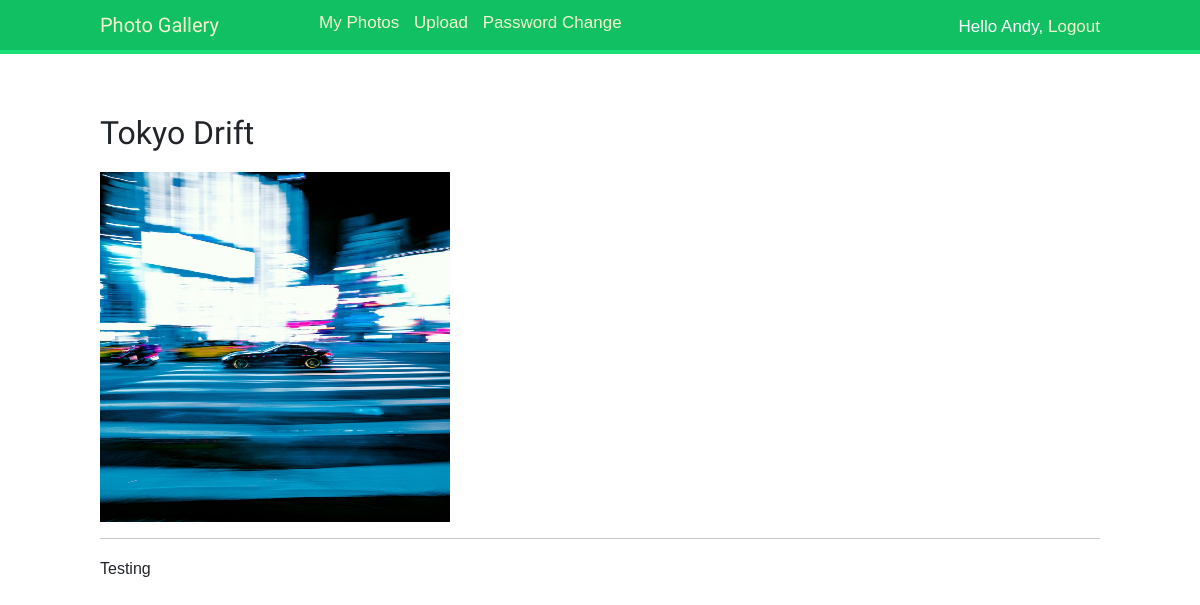
The app's page /photo/5/tokyo-drift/ (signed in) with its own data.
### photos/models.py (models this page shows, shortened)
class Photo(models.Model):
    user = models.ForeignKey(User,on_delete=models.CASCADE, db_index=True)
    album = models.ForeignKey(Album,on_delete=models.CASCADE, related_name ='photo')
    title = models.CharField(max_length=200,blank = False, db_index=True)
    description = models.TextField(blank = True)
    image = models.ImageField(blank = False,upload_to = 'photo/%Y/%m/%d')
    slug = models.SlugField(max_length=200, unique=True)
    created = models.DateField(auto_now_add=True)

### photos/views.py (the view)
# urls.py: path('photo/<int:id>/<str:slug>/',views.photo_detail,name='detail'),
@login_required()
def photo_detail(request,id,slug):
    photo = get_object_or_404(Photo,id=id,slug=slug)
    return render(request,'photo_album/detail.html',{'photo':photo})

### photos/templates/photo_album/detail.html (shortened to what this page needs)
{% extends 'base.html' %}
{% load static %}
{% block content %}
<div>
    <h2>{{photo.title}}</h2>
    <img src="{{photo.image.url}}" alt="" width="350px" height="350px">
    <hr>
    <p>{{photo.description}}</p>
</div>
{% endblock content %}

### photos/templates/base.html (shortened to what this page needs)
{% load static %}
<!DOCTYPE html>
<html lang="en">
<head>
  <link href="https://cdn.jsdelivr.net/npm/bootstrap@5.2.2/dist/css/bootstrap.min.css" rel="stylesheet">
  <link href="{% static "css/styles.css" %}" rel="stylesheet">
</head>
<body>
  <div id="header">
    <span class="logo">Photo Gallery</span>
      {% if request.user.is_authenticated %}
        <ul class="menu">
            <a href="{% url "photo:photo_list" %}">My Photos</a>
            <a style="padding-left:10px" href="{% url 'photo:upload' %}">Upload</a>
            <a style="padding-left:10px" href="{% url 'photo:password_change' %}">Password Change</a>
        </ul>
      {% endif %}
    <span class="user">
      {% if request.user.is_authenticated %}
         Hello {{ request.user.first_name }},
         <a href="{% url 'photo:signout' %}">Logout</a>
      {% else %}
         <a href="{% url 'photo:register' %}">Create Account</a>
         <a style="padding-left:10px" href="{% url 'photo:signin' %}">Sign in</a>
      {% endif %}
    </span>
  </div>
<div id="content">
  {% block content %}
  {% endblock %}
</div>
</body>
</html>

### photos/static/css/styles.css (style rules this page uses)
body { margin:0; padding:0; font-family:helvetica, sans-serif; }
p { line-height: 1.8; }
a { color:#12c064; text-decoration:none; }
h1, h2, h3, h4, h5 , h6 { font-family: 'Muli', sans-serif; font-weight:normal; }
h2 { margin:30px 0 20px; }
#header { padding:10px 100px; font-size:14px; background:#12c064; color:#fff; border-bottom:4px solid #1cdf78; overflow:auto; }
#header .logo { font-family: 'Muli', sans-serif; float:left; color:#f3f7cc; font-size:20px; margin-right:10%; }
#header ul.menu { list-style:none; float:left; margin:0; padding:0; font-size: 17px; }
#header a { color:#f3f7cc; }
#header .user { float:right; padding-top:4px; font-size: 17px; }
#content { padding:30px 100px; }

### records on screen
Photo: title "Tokyo Drift", image (picture), description "Testing"

### other values on screen
{{ request.user.first_name }} "Andy"
